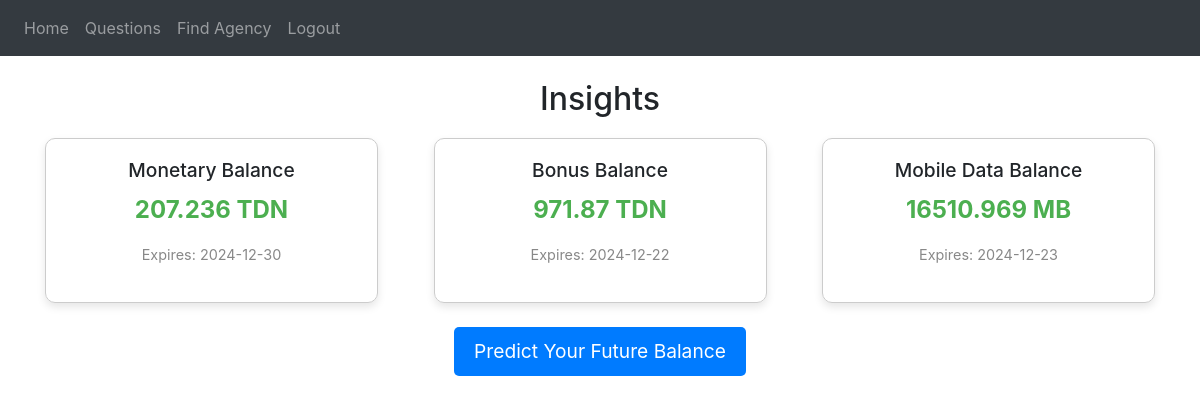
The app's page / (signed in) with its own data.
### configuration/models.py (models this page shows)
class Balance(db.Model):
    __tablename__ = 'balance'
    id = db.Column(db.Integer, primary_key=True)
    userId = db.Column(db.Integer, db.ForeignKey('user.id'), nullable=False, unique=True)
    monetaryBalance = db.Column(db.Float, nullable=False, default=0)
    bonusBalance = db.Column(db.Float, nullable=False, default=0)
    dataBalanceMB = db.Column(db.Float, nullable=False, default=0)
    monetaryExpiryDate = db.Column(db.Date, nullable=True)
    bonusExpiryDate = db.Column(db.Date, nullable=True)
    dataExpiryDate = db.Column(db.Date, nullable=True)
    user = db.relationship('User', back_populates='balance')

### configuration/blueprint.py (the view)
@blp.route('/')
@login_required
def home():
    balance = Balance.query.filter_by(userId=current_user.id).first()
    if not balance:
        balance = {
            'monetaryBalance': 0,
            'monetaryExpiryDate': None,
            'bonusBalance': 0,
            'bonusExpiryDate': None,
            'dataBalanceMB': 0,
            'dataExpiryDate': None
        }
    else:
        balance = {
            'monetaryBalance': round(balance.monetaryBalance, 3),
            'monetaryExpiryDate': balance.monetaryExpiryDate,
            'bonusBalance': round(balance.bonusBalance, 3),
            'bonusExpiryDate': balance.bonusExpiryDate,
            'dataBalanceMB': round(balance.dataBalanceMB, 3),
            'dataExpiryDate': balance.dataExpiryDate
        }
    return render_template("home.html", user=current_user, balance=balance)

### configuration/__init__.py (called while the page is built)
def create_application():
    app = Flask(__name__)
    app.config['SECRET_KEY'] = 'TTapp'
    app.config['SQLALCHEMY_DATABASE_URI'] = f'sqlite:///{DB_NAME}'
    db.init_app(app)
    app.register_blueprint(blp, url_prefix='/')
    app.register_blueprint(apiblp)
    login_manager = LoginManager()
    login_manager.login_view = 'blp.login'
    login_manager.init_app(app)
    @login_manager.user_loader
    def load_user(id):
        return User.query.get(int(id))
    return app

### configuration/templates/home.html (shortened to what this page needs)
{% extends "theme.html" %}
{% block content %}
    <h2 align="center">Insights</h2>
    <div class="balance-container">
        <div class="balance-box">
            <h3>Monetary Balance</h3>
            <p class="balance-value">{{ balance.monetaryBalance }} TDN</p>
            {% if balance.monetaryExpiryDate %}
                <p class="expiry-date">Expires: {{ balance.monetaryExpiryDate }}</p>
            {% else %}
                <p class="expiry-date">No Expiry</p>
            {% endif %}
        </div>
        <div class="balance-box">
            <h3>Bonus Balance</h3>
            <p class="balance-value">{{ balance.bonusBalance }} TDN</p>
            {% if balance.bonusExpiryDate %}
                <p class="expiry-date">Expires: {{ balance.bonusExpiryDate }}</p>
            {% else %}
                <p class="expiry-date">No Expiry</p>
            {% endif %}
        </div>
        <div class="balance-box">
            <h3>Mobile Data Balance</h3>
            <p class="balance-value">{{ balance.dataBalanceMB }} MB</p>
            {% if balance.dataExpiryDate %}
                <p class="expiry-date">Expires: {{ balance.dataExpiryDate }}</p>
            {% else %}
                <p class="expiry-date">No Expiry</p>
            {% endif %}
        </div>
    </div>
    <br>
    <form align="center" action="{{ url_for('blp.predict') }}" method="post">
        <button  type="submit" class="predict-button">Predict Your Future Balance</button>
    </form>
{% endblock %}

### configuration/static/style.css (style rules this page uses)
.balance-container { display: flex; justify-content: space-between; margin-top: 20px; }
.balance-box { border: 1px solid #ccc; padding: 20px; width: 30%; text-align: center; border-radius: 10px; box-shadow: 0 4px 8px rgba(0, 0, 0, 0.1); }
.balance-box h3 { margin-bottom: 10px; font-size: 1.2em; }
.balance-value { font-size: 1.5em; font-weight: bold; color: #4caf50; }
.expiry-date { font-size: 0.9em; color: #888; }
.predict-button { padding: 10px 20px; font-size: 1.2em; background-color: #007bff; color: white; border: none; border-radius: 5px; cursor: pointer; }

### records on screen
Balance: monetaryExpiryDate "2024-12-30", bonusExpiryDate "2024-12-22", dataExpiryDate "2024-12-23"

### other values on screen
{{ balance.monetaryBalance }} "207.236"
{{ balance.bonusBalance }} "971.87"
{{ balance.dataBalanceMB }} "16510.969"
